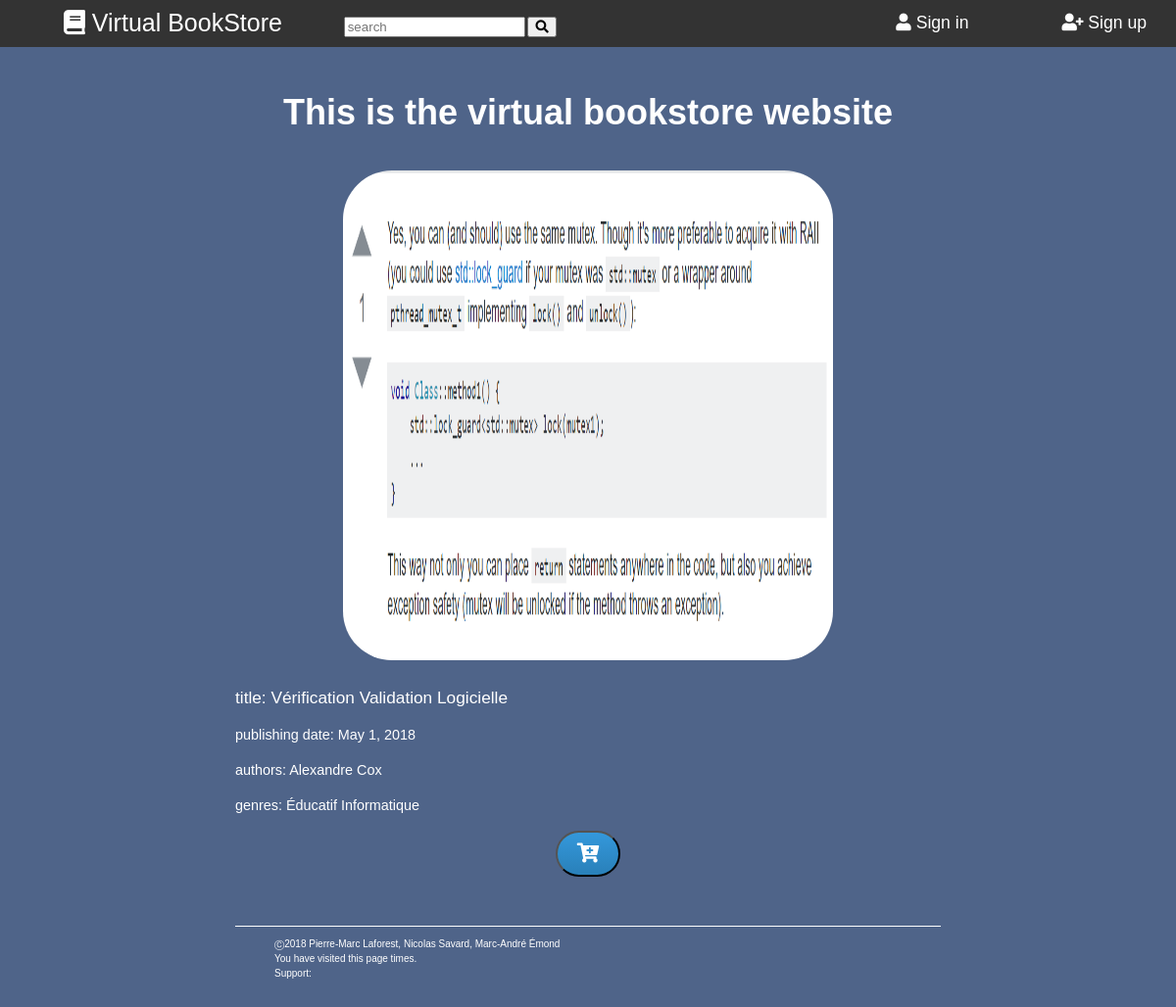
The app's page /books/7/ with its own data.
### books/models.py (models this page shows, shortened)
class Book(models.Model):
    title = models.CharField(max_length=200)
    pub_date = models.DateField('date published', null=True,  blank=True)
    synopsis = models.TextField(max_length=2500,blank=True)
    path_to_img = models.CharField(max_length=260)
    photo = models.ImageField(upload_to='books', null=True)
    buy_price = models.FloatField(blank=True, null=True)
    rent_price = models.FloatField(blank=True, null=True)
    authors = models.ManyToManyField(Author, verbose_name="Author")
    genres  = models.ManyToManyField(Genre, verbose_name="Genre")

class Author(models.Model):
    name = models.CharField(max_length=200)
    date_of_birth = models.DateField('date of birth', null=True, blank=True)
    date_of_death = models.DateField('date of death', null=True, blank=True)

class Genre(models.Model):
    name = models.CharField(max_length=30, unique=True)

### books/views.py (the view)
# urls.py: path('<int:book_id>/', views.get_info, name='get_info'),
def get_info(request, book_id):
    promo_books = Book.objects.get(id=book_id)
    authors = Author.objects.filter(book__title=promo_books.title)
    authors = list(authors)
    genres = Genre.objects.filter(book__title=promo_books.title)
    genres = list(genres)
    context = {
        'book': promo_books,
        'authors_of_book': authors,
        'genres_of_book': genres,
    }
    return render(request, 'books/book_info.html', context)

### main_site/context_processors.py (called while the page is built)
def settings(request):
    return {'settings': SiteSettings.load()}

### main_site/models.py (called while the page is built)
    def set_cache(self):
        cache.set(self.__class__.__name__, self)

    @classmethod
    def load(cls):
        if cache.get(cls.__name__) is None:
            obj, created = cls.objects.get_or_create(pk=1)
            if not created:
                obj.set_cache()
        return cache.get(cls.__name__)

### books/templates/books/book_info.html (shortened to what this page needs)
{% extends "main_site/base.html" %}
{% block newlinks %}
{% load static %}
<link rel="stylesheet" href="{% static "books/css/book-info.css" %}">
{% endblock newlinks %}
{% block content %}
<div class="books-info">
    {% include "books/book.html" with book_desc=book authors=authors_of_book genres=genres_of_book %}
    <form method="POST" action="{% url 'online_shop:add_to_cart' book.id  %}">
        <button class="btn" type="submit" name="next" value="{{ request.path }}">
            <i class="fas fa-cart-plus"></i>
        </button>
    </form>
</div>
{% endblock %}

### books/templates/books/book.html (shortened to what this page needs)
{% block book %}
<div class='book'>
    {% if book_desc.photo%}
	<a href = "{% url 'books:get_info' book_desc.id  %}">
		<img id='books-img' src="{{ MEDIA_URL }}{{ book_desc.photo.url }}">
	</a>
	{% endif %}
    {% if book_desc.title %}
	<p id='books-title'>
		<a href = "{% url 'books:get_info' book_desc.id  %}">title: {{ book_desc.title }} </a>
	</p>
	{% endif %}
    {% if book_desc.pub_date %}
	<p id='books-pubdate'> publishing date: {{ book_desc.pub_date }} </p>
	{% endif %}
    {% if authors %}
	<p id='books-authors'> authors:
		{% for a in authors %} {{ a.name }} {% endfor %}
	</p>
	{% endif %}
    {% if genres %}
	<p id='books-genres'> genres:
		{% for g in genres %} {{ g.name }} {% endfor %}
	</p>
	{% endif %}
</div>
{% endblock %}

### static/css/styles.css (style rules this page uses)
html { font-size: 100%; height: 100%; }
body { margin: 0px; min-height: 92%; padding-bottom: 3%; font-size: 62.5%; font-family: Verdana, Arial, Helvetica, sans-serif; position:relative; line-height: 1.5; background-color: rgb(79,100,137); color: rgb(255,255,255); }
p { font-size: 1.2em; margin-bottom: 1.0em; }
.text-section a { text-decoration: none; font-size: 1.2em; margin-bottom: 1.1em; color: rgb(255,255,255); }
#books-img { border-radius: 10%; }
.btn { background: #3498db; background-image: -webkit-linear-gradient(top, #3498db, #2980b9); background-image: -moz-linear-gradient(top, #3498db, #2980b9); background-image: -ms-linear-gradient(top, #3498db, #2980b9); background-image: -o-linear-gradient(top, #3498db, #2980b9); background-image: linear-gradient(to bottom, #3498db, #2980b9); -webkit-border-radius: 28; -moz-border-radius: 28; border-radius: 28px; font-family: Arial; color: #ffffff; font-size: 20px; padding: 10px 20px 10px 20px; text-decoration: none; }

### books/static/books/css/book-info.css (style rules this page uses)
.books-info { text-align: center; }
.books-info img { margin: 5px 10px; height: 300px; width: 300px; }
.book { margin-left: 20%; margin-right: 20%; }
.book p { text-align: left; }
.book img { margin: 5px 10px; height: 500px; width: 500px; }

### records on screen
Book: photo (picture), title "Vérification Validation Logicielle", pub_date "May 1, 2018"
Author: name "Alexandre Cox"
Genre: name "Éducatif"
Genre: name "Informatique"
